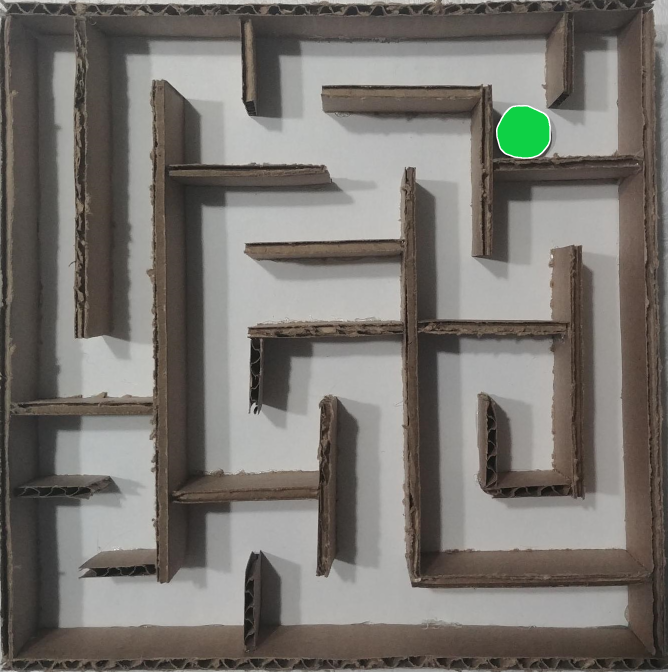
#> input picture images/maze_ball0.png, 1336 x 1343 px, found by its file name (shown at 1/2 size)
$ python erosion.py
#> lines starting #> are read from the running program, lines starting #| are printed output that depends on the picture; after the words box and inside, x2 and y2 are one past the last pixel; in counts of white or black regions, pixels touching at a corner belong together
#> further down, img is the input picture: shape (1343, 1336, 3); mean B, G, R 110.8, 115.9, 119.5
### src/image_utils.py
import numpy as np
import statistics
import cv2


def draw_grid(img, rows, cols, thickness=1, x_offset=0, y_offset=0):
    h, w = img.shape[0], img.shape[1]

    # draw vertical lines
    for x in np.linspace(start=0+x_offset, stop=w-x_offset, num=cols+1):
        x = int(round(x))
        cv2.line(img, (x, 0+y_offset), (x, h-y_offset), color=(128,)*3, thickness=thickness)

    # draw horizontal lines
    for y in np.linspace(start=0+y_offset, stop=h-y_offset, num=rows+1):
        y = int(round(y))
        cv2.line(img, (0+x_offset, y), (w-x_offset, y), color=(128,)*3, thickness=thickness)


# [59 lines left out: functions trim_file, trim_maze_edge, not called in this run]

### src/image_test.py
import cv2
import numpy as np

from image_utils import trim_maze_edge, draw_grid


# [46 lines left out: functions find_walls, preprocess_image, not called in this run]


def maze_compression(img, grid_size, sensitivity, preprocess=None, trim=False):
    (y_grids, x_grids) = grid_size

    if preprocess:
        img = preprocess_image(img, **preprocess)

    # TODO: remove trimming - doesn't work well with real-world images
    if trim:
        trimmed_maze, _ = trim_maze_edge(img) # trim and normalize to 0s and 1s
        trimmed_maze = trimmed_maze // 255
    else:
        trimmed_maze = img // 255
    y_dim, x_dim = trimmed_maze.shape[:2]

    # np.savetxt("maze.txt", trimmed_maze, fmt="%d")

    cell_size_x = x_dim/x_grids
    cell_size_y = y_dim/y_grids

    compressed_maze = np.ones((2*y_grids+1, 2*x_grids+1))
    for i in range(0, y_grids+1):
        for j in range(0, x_grids+1):
            top, bottom, left, right = \
                find_walls(trimmed_maze, i*cell_size_y, j*cell_size_x,
                           cell_size_y, cell_size_x, sensitivity)
            coord_mapping_y = 2*i + 1
            coord_mapping_x = 2*j + 1
            if top:
                try: compressed_maze[coord_mapping_y-1, coord_mapping_x] = 0
                except: pass
                try: compressed_maze[coord_mapping_y-1, coord_mapping_x-1] = 0
                except: pass
                try: compressed_maze[coord_mapping_y-1, coord_mapping_x+1] = 0
                except: pass
            if bottom:
                try: compressed_maze[coord_mapping_y+1, coord_mapping_x] = 0
                except: pass
                try: compressed_maze[coord_mapping_y+1, coord_mapping_x-1] = 0
                except: pass
                try: compressed_maze[coord_mapping_y+1, coord_mapping_x+1] = 0
                except: pass
            if left:
                try: compressed_maze[coord_mapping_y, coord_mapping_x-1] = 0
                except: pass
                try: compressed_maze[coord_mapping_y-1, coord_mapping_x-1] = 0
                except: pass
                try: compressed_maze[coord_mapping_y+1, coord_mapping_x-1] = 0
                except: pass
            if right:
                try: compressed_maze[coord_mapping_y, coord_mapping_x+1] = 0
                except: pass
                try: compressed_maze[coord_mapping_y-1, coord_mapping_x+1] = 0
                except: pass
                try: compressed_maze[coord_mapping_y+1, coord_mapping_x+1] = 0
                except: pass

    compressed_maze = compressed_maze.astype(np.uint8)  # convert np array to valid cv2 image
    return compressed_maze, trimmed_maze*255


# [24 lines that do not run on import are left out]
    # cv2.imwrite("test.png", reference_maze)

### src/erosion.py
import cv2
from image_test import maze_compression

from image_utils import draw_grid


def kVal(val):
    global k
    k = val if val%2==1 else val+1
    imgchange(thresh, blur, sens, block, c, k)

def threshchange(val):
    global thresh
    thresh = val
    imgchange(thresh, blur, sens, block, c, k)

def blurchange(val):
    global blur
    blur = val if val>0 else 1
    imgchange(thresh, blur, sens, block, c, k)

def senschange(val):
    global sens
    sens = val/100.0
    imgchange(thresh, blur, sens, block, c, k)

def blockchange(val):
    global block
    block = val*2 + 1 if val>0 else 3
    imgchange(thresh, blur, sens, block, c, k)

def cchange(val):
    global c
    c = val/100.0
    imgchange(thresh, blur, sens, block, c, k)

def imgchange(thresh_val, blur_val, sens_val, block_val, c_val, k):
#> called with thresh_val = 150, blur_val = 15, sens_val = 0.83, block_val = 11, c_val = 2, k = 1
    imageCopy = show_img.copy()

    blr_img = cv2.blur(imageCopy, (blur_val,blur_val))
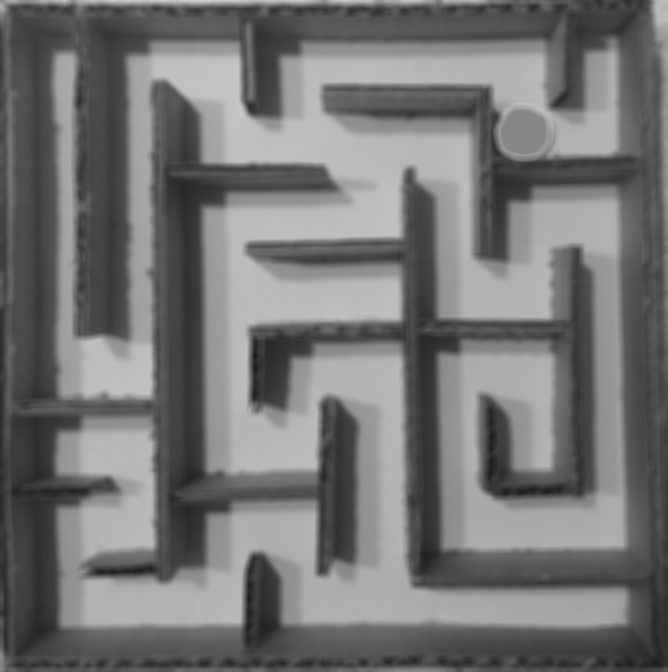
#> blr_img: shape (1343, 1336) (shown at 1/2 size); min 25, max 209, mean 116.4

    if resize_required:
        blr_img = cv2.resize(blr_img, (img.shape[1]//5, img.shape[0]//5))
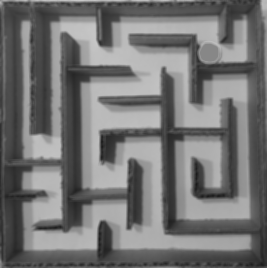
#> blr_img: shape (268, 267); min 25, max 200, mean 116.3

    bin_img = blr_img
    # (_, bin_img) = cv2.threshold(blr_img, thresh_val, 255, cv2.THRESH_BINARY)
    bin_img = cv2.adaptiveThreshold(blr_img, 255, cv2.ADAPTIVE_THRESH_GAUSSIAN_C, cv2.THRESH_BINARY_INV, block_val, c_val)
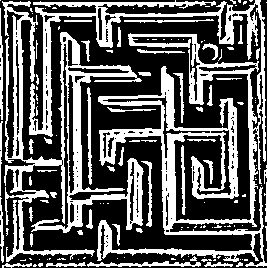
#> bin_img: shape (268, 267); 36.2% white; 135 white regions (86 under 20 px), largest, box (x1, y1, x2, y2) and area: (29, 0, 267, 267) 13874, (2, 1, 144, 262) 7886, (87, 261, 201, 267) 356

    #erosion
    kernel = cv2.getStructuringElement(cv2.MORPH_CROSS, (k,k))
    morph_img = cv2.morphologyEx(bin_img, cv2.MORPH_ERODE, kernel)
    morph_img = cv2.bitwise_not(morph_img)

    draw_grid(morph_img, y_cell, x_cell)
#> after the loop in draw_grid, `for x in np.linspace(start=0+x_offset, stop=w-x_offset, num=cols+1):`:
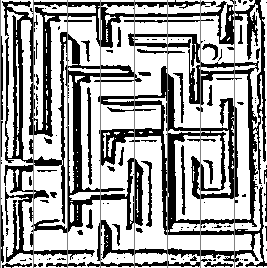
#> img: shape (268, 267); min 0, max 255, mean 162.7
#> after the loop in draw_grid, `for y in np.linspace(start=0+y_offset, stop=h-y_offset, num=rows+1):`:
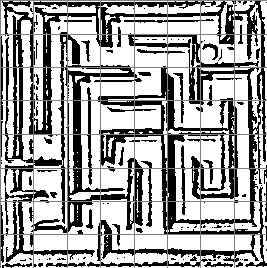
#> img: shape (268, 267); 2.9% of pixels changed, all inside (x1, y1, x2, y2) = (1, 0, 267, 235)

    # TODO: use the preprocess features more
    (cmpr_img, ref_maze) = maze_compression(morph_img, (y_cell, x_cell), 4, sens_val)

    cmpr_img = cv2.resize(
        cmpr_img*255, (ref_maze.shape[1], ref_maze.shape[0]), interpolation=cv2.INTER_NEAREST,)
    # bin_img = cv2.resize(bin_img, (ref_maze.shape[1], ref_maze.shape[0]), interpolation=cv2.INTER_NEAREST)

    final_frame = cv2.hconcat((cmpr_img, morph_img))
    cv2.imshow(windowName, final_frame)


# binary threshold
# blur
# sensitivity

resize_required = True
x_cell = 8
y_cell = 8

img = cv2.imread('./images/maze_ball0.png')  # input
# img = cv2.imread('./images/maze_real0.png')  # input
img = cv2.cvtColor(img, cv2.COLOR_BGR2GRAY)
show_img = img
# [5 lines of commented-out code are left out]

thresh = 150
blur = 15
sens = 0.83
block = 11
c = 2
k = 1

windowName = 'image'

cv2.imshow(windowName, show_img)
cv2.createTrackbar('Blur', windowName, 15, 100, blurchange)
cv2.createTrackbar('Threshold**broken', windowName, 150, 255, threshchange)
cv2.createTrackbar('Sens', windowName, 83, 100, senschange)
cv2.createTrackbar('Block', windowName, 11, 255, blockchange)
cv2.createTrackbar('C', windowName, 2, 255, cchange)
cv2.createTrackbar('K', windowName, 1, 100, kVal)

# or vconcat for vertical concatenation


#> (the run stopped early here; a loop or call above may not have finished)

$ run again, with images/maze_real0.png copied over images/maze_ball0.png
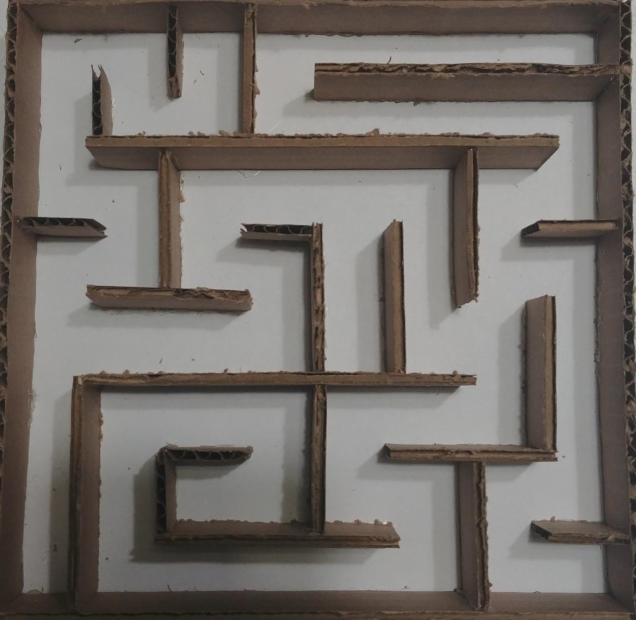
#> input picture images/maze_real0.png, 1272 x 1239 px, found by its file name (shown at 1/2 size)
#> img is the input picture: shape (1239, 1272, 3); mean B, G, R 105.7, 110.5, 115.9
#> in imgchange, `bin_img = cv2.adaptiveThreshold(blr_img, 255, cv2.ADAPTIVE_THRESH_GAUS..`:
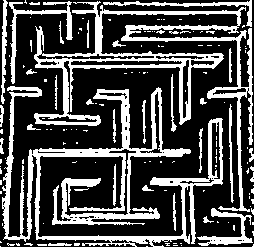
#> bin_img: shape (247, 254); 30.3% white; 140 white regions (108 under 20 px), largest, box (x1, y1, x2, y2) and area: (2, 86, 223, 247) 8200, (34, 1, 253, 212) 6469, (9, 1, 73, 84) 750
#> after the loop in draw_grid, `for y in np.linspace(start=0+y_offset, stop=h-y_offset, num=rows+1):`:
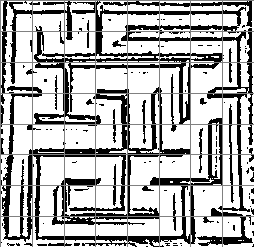
#> img: shape (247, 254); min 0, max 255, mean 176

$ run again, with images/maze_ball1.png copied over images/maze_ball0.png
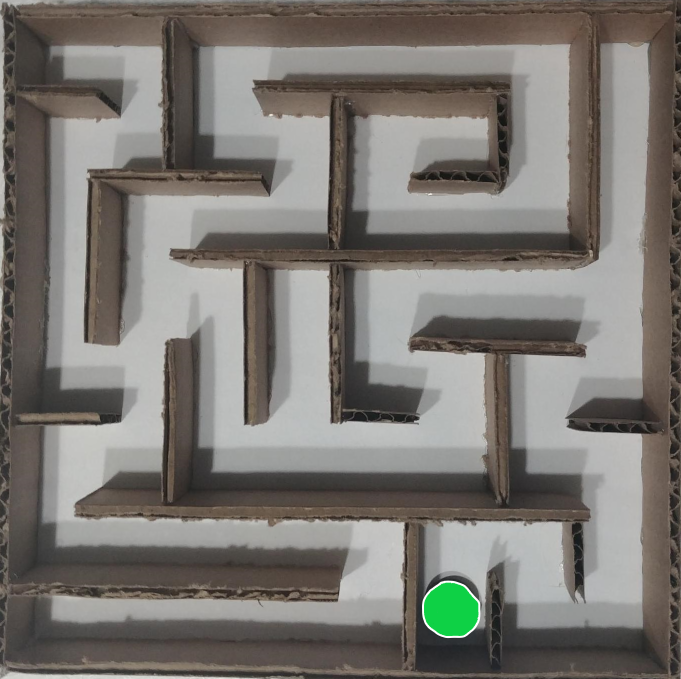
#> input picture images/maze_ball1.png, 1362 x 1357 px, found by its file name (shown at 1/2 size)
#> img is the input picture: shape (1357, 1362, 3); mean B, G, R 114, 119, 122.5
#> in imgchange, `bin_img = cv2.adaptiveThreshold(blr_img, 255, cv2.ADAPTIVE_THRESH_GAUS..`:
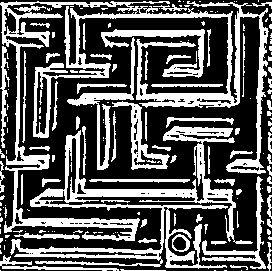
#> bin_img: shape (271, 272); 35.5% white; 168 white regions (102 under 20 px), largest, box (x1, y1, x2, y2) and area: (0, 1, 269, 241) 9955, (10, 126, 253, 269) 6672, (101, 29, 205, 78) 1277
#> after the loop in draw_grid, `for y in np.linspace(start=0+y_offset, stop=h-y_offset, num=rows+1):`:
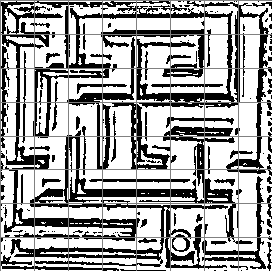
#> img: shape (271, 272); min 0, max 255, mean 162.6

$ run again, with images/maze_ball_trim.png copied over images/maze_ball0.png
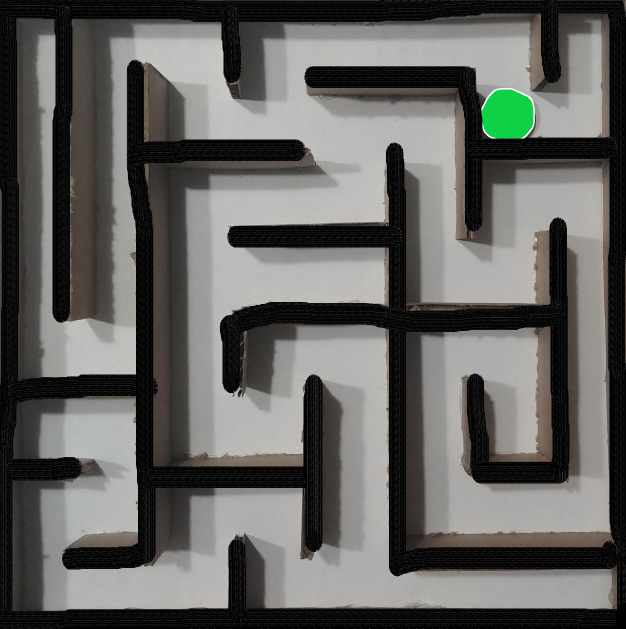
#> input picture images/maze_ball_trim.png, 1252 x 1257 px, found by its file name (shown at 1/2 size)
#> img is the input picture: shape (1257, 1252, 3); mean B, G, R 96.7, 99.5, 100
#> in imgchange, `bin_img = cv2.adaptiveThreshold(blr_img, 255, cv2.ADAPTIVE_THRESH_GAUS..`:
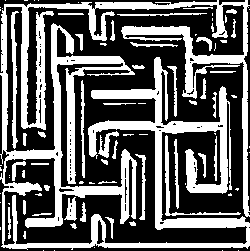
#> bin_img: shape (251, 250); 38.8% white; 86 white regions (44 under 20 px), largest, box (x1, y1, x2, y2) and area: (0, 0, 250, 250) 20228, (11, 11, 19, 149) 503, (165, 135, 241, 216) 434
#> after the loop in draw_grid, `for y in np.linspace(start=0+y_offset, stop=h-y_offset, num=rows+1):`:
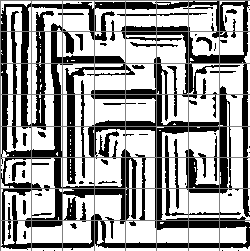
#> img: shape (251, 250); min 0, max 255, mean 155.4
